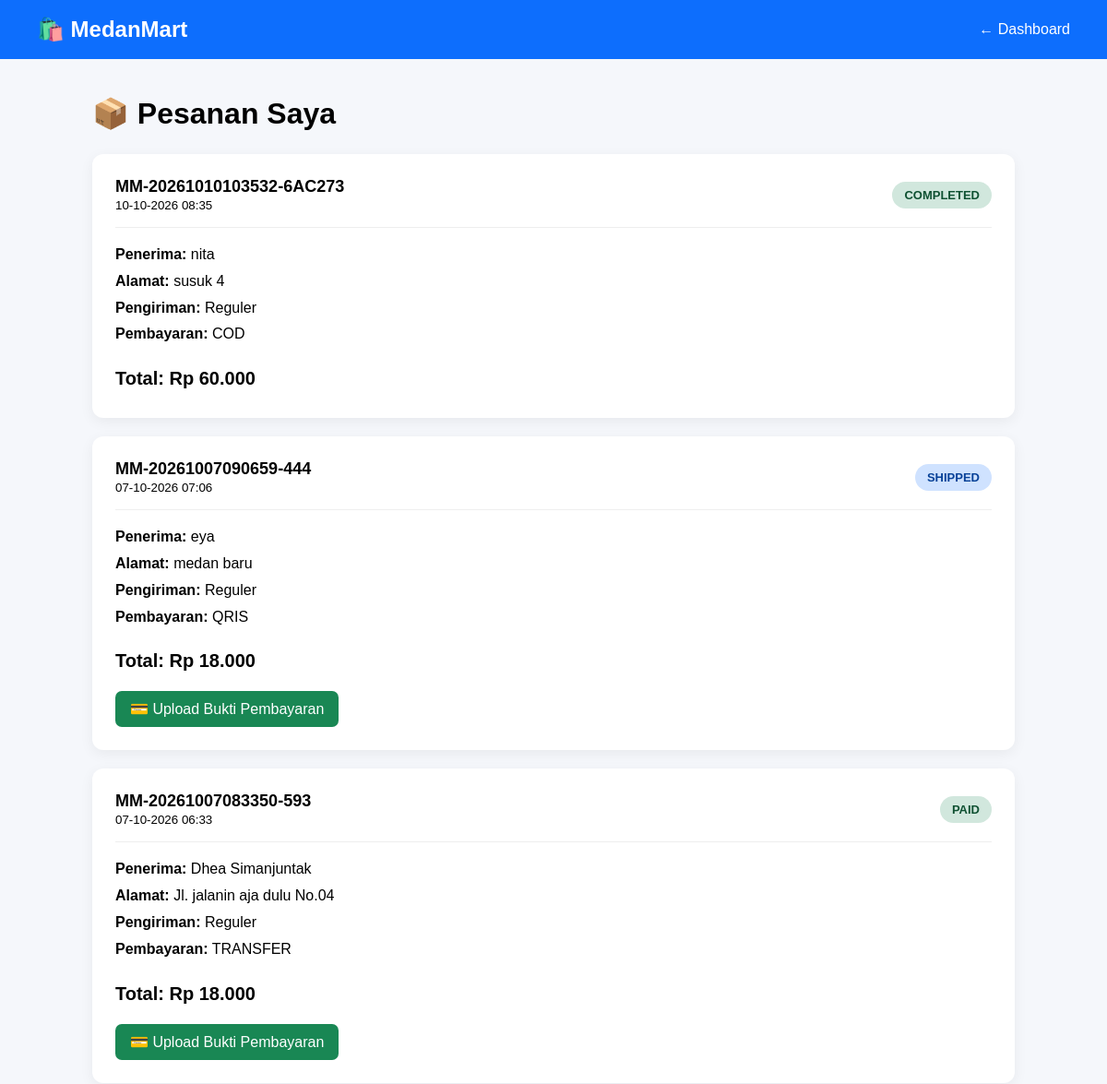
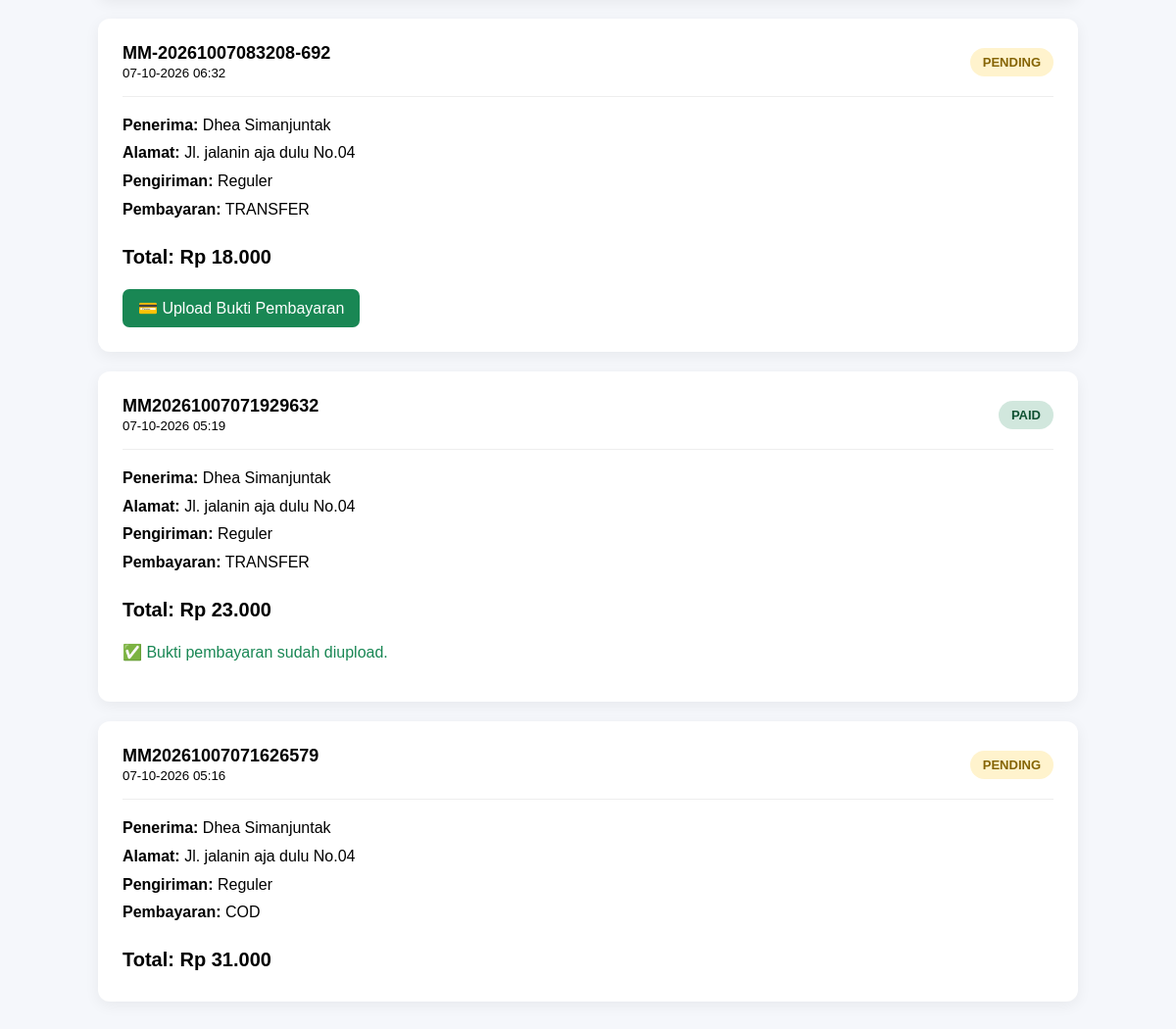
Screenshot of /user/orders.php (signed in) with the database file from the repository (2 pictures, top to bottom).
### tables this page shows
CREATE TABLE `orders` (
  `id` int(11) NOT NULL,
  `user_id` int(11) NOT NULL,
  `order_code` varchar(50) NOT NULL,
  `recipient_name` varchar(100) NOT NULL,
  `phone` varchar(20) NOT NULL,
  `address` text NOT NULL,
  `shipping_method` varchar(100) DEFAULT NULL,
  `shipping_cost` decimal(12,2) DEFAULT 0.00,
  `subtotal` decimal(12,2) NOT NULL,
  `total` decimal(12,2) NOT NULL,
  `payment_method` enum('transfer','qris','cod') NOT NULL,
  `payment_proof` varchar(255) DEFAULT NULL,
  `status` enum('pending','paid','shipped','completed','cancelled') NOT NULL DEFAULT 'pending',
  `created_at` timestamp NOT NULL DEFAULT current_timestamp()
);

### user/orders.php (the view, shortened to what this page needs)
<?php
require_once __DIR__ . "/../config/database.php";
$user_id = $_SESSION['user_id'];
$query = "
    SELECT *
    FROM orders
    WHERE user_id = '$user_id'
    ORDER BY created_at DESC
";
$result = mysqli_query($conn, $query);
?>
<!DOCTYPE html>
<html lang="id">
<head>
</head>
<body>
<div class="navbar">
    <h2>🛍️ MedanMart</h2>
    <a href="dashboard.php">
        ← Dashboard
    </a>
</div>
<div class="container">
    <h1>📦 Pesanan Saya</h1>
    <?php if (mysqli_num_rows($result) == 0): ?>
        <div class="empty">
            <h2>Belum Ada Pesanan</h2>
            <p>
                Kamu belum melakukan pembelian.
            </p>
            <a href="products.php" class="btn">
                🛍️ Mulai Belanja
            </a>
        </div>
    <?php else: ?>
        <?php while ($order = mysqli_fetch_assoc($result)): ?>
            <div class="order-card">
                <div class="order-header">
                    <div>
                        <div class="order-code">
                            <?= htmlspecialchars($order['order_code']); ?>
                        </div>
                        <small>
                            <?= date('d-m-Y H:i', strtotime($order['created_at'])); ?>
                        </small>
                    </div>
                    <span class="status <?= $order['status']; ?>">
                        <?= strtoupper($order['status']); ?>
                    </span>
                </div>
                <div class="info">
                    <div>
                        <strong>Penerima:</strong>
                        <?= htmlspecialchars($order['recipient_name']); ?>
                    </div>
                    <div>
                        <strong>Alamat:</strong>
                        <?= htmlspecialchars($order['address']); ?>
                    </div>
                    <div>
                        <strong>Pengiriman:</strong>
                        <?= htmlspecialchars($order['shipping_method']); ?>
                    </div>
                    <div>
                        <strong>Pembayaran:</strong>
                        <?= strtoupper($order['payment_method']); ?>
                    </div>
                    <div class="total">
                        Total:
                        Rp <?= number_format($order['total'], 0, ',', '.'); ?>
                    </div>
                </div>
                <?php if (
                    $order['payment_method'] != 'cod'
                    && empty($order['payment_proof'])
                ): ?>
                    <a
                        href="payment.php?id=<?= $order['id']; ?>"
                        class="btn btn-payment"
                    >
                        💳 Upload Bukti Pembayaran
                    </a>
                <?php elseif (
                    $order['payment_method'] != 'cod'
                    && !empty($order['payment_proof'])
                ): ?>
                    <p style="color: #198754;">
                        ✅ Bukti pembayaran sudah diupload.
                    </p>
                <?php endif; ?>
            </div>
        <?php endwhile; ?>
    <?php endif; ?>
</div>
</body>
</html>

### user/orders.php (style rules this page uses)
body { margin: 0; font-family: Arial, sans-serif; background: #f5f7fb; }
.navbar { background: #0d6efd; color: white; padding: 18px 40px; display: flex; justify-content: space-between; align-items: center; }
.navbar h2 { margin: 0; }
.navbar a { color: white; text-decoration: none; }
.container { width: 1000px; max-width: 90%; margin: 40px auto; }
h1 { margin-bottom: 25px; }
.order-card { background: white; padding: 25px; margin-bottom: 20px; border-radius: 12px; box-shadow: 0 4px 15px rgba(0,0,0,0.06); }
.order-header { display: flex; justify-content: space-between; align-items: center; border-bottom: 1px solid #eee; padding-bottom: 15px; margin-bottom: 15px; }
.order-code { font-weight: bold; font-size: 18px; }
.status { padding: 7px 13px; border-radius: 20px; font-size: 13px; font-weight: bold; }
.pending { background: #fff3cd; color: #856404; }
.paid { background: #d1e7dd; color: #0f5132; }
.shipped { background: #cfe2ff; color: #084298; }
.completed { background: #d1e7dd; color: #0f5132; }
.info { line-height: 1.8; }
.total { font-size: 20px; font-weight: bold; margin-top: 15px; }
.btn { display: inline-block; margin-top: 15px; padding: 10px 16px; background: #0d6efd; color: white; text-decoration: none; border-radius: 7px; }
.btn-payment { background: #198754; }

### rows the page displays
orders: order_code "MM-20261010103532-6AC273", created_at "10-10-2026 08:35", status "COMPLETED", recipient_name "nita", address "susuk 4", shipping_method "Reguler", payment_method "COD", total "60.000"
orders: order_code "MM-20261007090659-444", created_at "07-10-2026 07:06", status "SHIPPED", recipient_name "eya", address "medan baru", shipping_method "Reguler", payment_method "QRIS", total "18.000"
orders: order_code "MM-20261007083350-593", created_at "07-10-2026 06:33", status "PAID", recipient_name "Dhea Simanjuntak", address "Jl. jalanin aja dulu No.04", shipping_method "Reguler", payment_method "TRANSFER", total "18.000"
orders: order_code "MM-20261007083208-692", created_at "07-10-2026 06:32", status "PENDING", recipient_name "Dhea Simanjuntak", address "Jl. jalanin aja dulu No.04", shipping_method "Reguler", payment_method "TRANSFER", total "18.000"
orders: order_code "MM20261007071929632", created_at "07-10-2026 05:19", status "PAID", recipient_name "Dhea Simanjuntak", address "Jl. jalanin aja dulu No.04", shipping_method "Reguler", payment_method "TRANSFER", total "23.000", shows "✅ Bukti pembayaran sudah diupload."
orders: order_code "MM20261007071626579", created_at "07-10-2026 05:16", status "PENDING", recipient_name "Dhea Simanjuntak", address "Jl. jalanin aja dulu No.04", shipping_method "Reguler", payment_method "COD", total "31.000"
